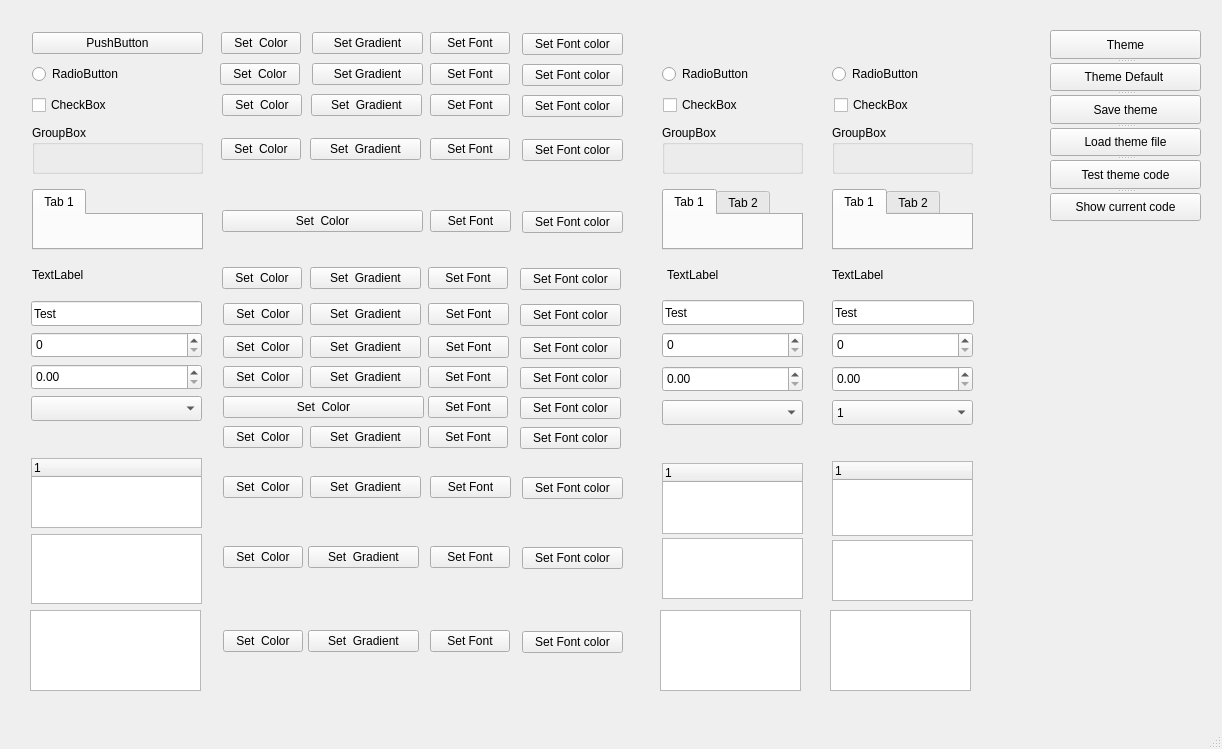
<?xml version="1.0" encoding="UTF-8"?>
<ui version="4.0">
 <class>MainWindow</class>
 <widget class="QMainWindow" name="MainWindow">
  <property name="geometry">
   <rect>
    <x>0</x>
    <y>0</y>
    <width>1222</width>
    <height>749</height>
   </rect>
  </property>
  <property name="windowTitle">
   <string>MainWindow</string>
  </property>
  <widget class="QWidget" name="centralwidget">
   <widget class="QWidget" name="widget_2" native="true">
    <property name="geometry">
     <rect>
      <x>662</x>
      <y>430</y>
      <width>141</width>
      <height>20</height>
     </rect>
    </property>
   </widget>
   <widget class="QLabel" name="label">
    <property name="geometry">
     <rect>
      <x>32</x>
      <y>267</y>
      <width>171</width>
      <height>16</height>
     </rect>
    </property>
    <property name="text">
     <string>TextLabel</string>
    </property>
   </widget>
   <widget class="QPushButton" name="btn_treeWidgetColor">
    <property name="geometry">
     <rect>
      <x>223</x>
      <y>476</y>
      <width>80</width>
      <height>22</height>
     </rect>
    </property>
    <property name="text">
     <string>Set  Color</string>
    </property>
   </widget>
   <widget class="QCheckBox" name="checkBox">
    <property name="geometry">
     <rect>
      <x>32</x>
      <y>95</y>
      <width>171</width>
      <height>20</height>
     </rect>
    </property>
    <property name="text">
     <string>CheckBox</string>
    </property>
   </widget>
   <widget class="QPushButton" name="btn_widgetColor">
    <property name="geometry">
     <rect>
      <x>223</x>
      <y>426</y>
      <width>80</width>
      <height>22</height>
     </rect>
    </property>
    <property name="text">
     <string>Set  Color</string>
    </property>
   </widget>
   <widget class="QPushButton" name="btn_TextlableColor">
    <property name="geometry">
     <rect>
      <x>222</x>
      <y>267</y>
      <width>80</width>
      <height>22</height>
     </rect>
    </property>
    <property name="styleSheet">
     <string notr="true"/>
    </property>
    <property name="text">
     <string>Set  Color</string>
    </property>
   </widget>
   <widget class="QSpinBox" name="spinBox">
    <property name="geometry">
     <rect>
      <x>31</x>
      <y>332</y>
      <width>171</width>
      <height>26</height>
     </rect>
    </property>
   </widget>
   <widget class="QPushButton" name="btn_LineEditColor">
    <property name="geometry">
     <rect>
      <x>223</x>
      <y>303</y>
      <width>80</width>
      <height>22</height>
     </rect>
    </property>
    <property name="text">
     <string>Set  Color</string>
    </property>
   </widget>
   <widget class="QTableView" name="tableView">
    <property name="geometry">
     <rect>
      <x>31</x>
      <y>534</y>
      <width>171</width>
      <height>70</height>
     </rect>
    </property>
   </widget>
   <widget class="QPushButton" name="btn_RadioButtonColor">
    <property name="geometry">
     <rect>
      <x>220</x>
      <y>63</y>
      <width>80</width>
      <height>22</height>
     </rect>
    </property>
    <property name="text">
     <string>Set  Color</string>
    </property>
   </widget>
   <widget class="QGroupBox" name="groupBox">
    <property name="geometry">
     <rect>
      <x>32</x>
      <y>125</y>
      <width>171</width>
      <height>49</height>
     </rect>
    </property>
    <property name="title">
     <string>GroupBox</string>
    </property>
   </widget>
   <widget class="QPushButton" name="btn_GroupBoxColor">
    <property name="geometry">
     <rect>
      <x>221</x>
      <y>138</y>
      <width>80</width>
      <height>22</height>
     </rect>
    </property>
    <property name="text">
     <string>Set  Color</string>
    </property>
   </widget>
   <widget class="QTabWidget" name="tabWidget">
    <property name="geometry">
     <rect>
      <x>32</x>
      <y>189</y>
      <width>171</width>
      <height>61</height>
     </rect>
    </property>
    <property name="styleSheet">
     <string notr="true"/>
    </property>
    <property name="currentIndex">
     <number>0</number>
    </property>
    <widget class="QWidget" name="tab">
     <attribute name="title">
      <string>Tab 1</string>
     </attribute>
    </widget>
   </widget>
   <widget class="QPushButton" name="btn_CheckBoxColor">
    <property name="geometry">
     <rect>
      <x>222</x>
      <y>94</y>
      <width>80</width>
      <height>22</height>
     </rect>
    </property>
    <property name="text">
     <string>Set  Color</string>
    </property>
   </widget>
   <widget class="QPushButton" name="btn_tabWidgetColor">
    <property name="geometry">
     <rect>
      <x>222</x>
      <y>210</y>
      <width>201</width>
      <height>22</height>
     </rect>
    </property>
    <property name="styleSheet">
     <string notr="true"/>
    </property>
    <property name="text">
     <string>Set  Color</string>
    </property>
   </widget>
   <widget class="QTreeWidget" name="treeWidget">
    <property name="geometry">
     <rect>
      <x>31</x>
      <y>458</y>
      <width>171</width>
      <height>70</height>
     </rect>
    </property>
    <property name="styleSheet">
     <string notr="true"/>
    </property>
    <column>
     <property name="text">
      <string notr="true">1</string>
     </property>
    </column>
   </widget>
   <widget class="QPushButton" name="btn_comboBoxColor">
    <property name="geometry">
     <rect>
      <x>223</x>
      <y>396</y>
      <width>201</width>
      <height>22</height>
     </rect>
    </property>
    <property name="text">
     <string>Set  Color</string>
    </property>
   </widget>
   <widget class="QPushButton" name="btn_doubleSpinBoxColor">
    <property name="geometry">
     <rect>
      <x>223</x>
      <y>366</y>
      <width>80</width>
      <height>22</height>
     </rect>
    </property>
    <property name="text">
     <string>Set  Color</string>
    </property>
   </widget>
   <widget class="QLineEdit" name="lineEdit">
    <property name="geometry">
     <rect>
      <x>31</x>
      <y>301</y>
      <width>171</width>
      <height>25</height>
     </rect>
    </property>
    <property name="text">
     <string>Test</string>
    </property>
   </widget>
   <widget class="QPushButton" name="btn_tableViewColor">
    <property name="geometry">
     <rect>
      <x>223</x>
      <y>546</y>
      <width>80</width>
      <height>22</height>
     </rect>
    </property>
    <property name="text">
     <string>Set  Color</string>
    </property>
   </widget>
   <widget class="QDoubleSpinBox" name="doubleSpinBox">
    <property name="geometry">
     <rect>
      <x>31</x>
      <y>364</y>
      <width>171</width>
      <height>26</height>
     </rect>
    </property>
    <property name="styleSheet">
     <string notr="true"/>
    </property>
   </widget>
   <widget class="QWidget" name="widget" native="true">
    <property name="geometry">
     <rect>
      <x>31</x>
      <y>427</y>
      <width>161</width>
      <height>25</height>
     </rect>
    </property>
   </widget>
   <widget class="QRadioButton" name="radioButton">
    <property name="geometry">
     <rect>
      <x>32</x>
      <y>64</y>
      <width>171</width>
      <height>20</height>
     </rect>
    </property>
    <property name="autoFillBackground">
     <bool>false</bool>
    </property>
    <property name="styleSheet">
     <string notr="true"/>
    </property>
    <property name="text">
     <string>RadioButton</string>
    </property>
   </widget>
   <widget class="QPushButton" name="btn_spinBoxColor">
    <property name="geometry">
     <rect>
      <x>223</x>
      <y>336</y>
      <width>80</width>
      <height>22</height>
     </rect>
    </property>
    <property name="text">
     <string>Set  Color</string>
    </property>
   </widget>
   <widget class="QPushButton" name="pushButton">
    <property name="geometry">
     <rect>
      <x>32</x>
      <y>32</y>
      <width>171</width>
      <height>22</height>
     </rect>
    </property>
    <property name="text">
     <string>PushButton</string>
    </property>
   </widget>
   <widget class="QComboBox" name="comboBox">
    <property name="geometry">
     <rect>
      <x>31</x>
      <y>396</y>
      <width>171</width>
      <height>25</height>
     </rect>
    </property>
    <property name="styleSheet">
     <string notr="true"/>
    </property>
   </widget>
   <widget class="QPushButton" name="btn_PushButtonColor">
    <property name="geometry">
     <rect>
      <x>221</x>
      <y>32</y>
      <width>80</width>
      <height>22</height>
     </rect>
    </property>
    <property name="text">
     <string>Set  Color</string>
    </property>
   </widget>
   <widget class="QTableView" name="tableView_3">
    <property name="geometry">
     <rect>
      <x>832</x>
      <y>540</y>
      <width>141</width>
      <height>61</height>
     </rect>
    </property>
   </widget>
   <widget class="QTableView" name="tableView_2">
    <property name="geometry">
     <rect>
      <x>662</x>
      <y>538</y>
      <width>141</width>
      <height>61</height>
     </rect>
    </property>
   </widget>
   <widget class="QCheckBox" name="checkBox_2">
    <property name="geometry">
     <rect>
      <x>663</x>
      <y>95</y>
      <width>141</width>
      <height>20</height>
     </rect>
    </property>
    <property name="text">
     <string>CheckBox</string>
    </property>
   </widget>
   <widget class="QCheckBox" name="checkBox_3">
    <property name="geometry">
     <rect>
      <x>834</x>
      <y>95</y>
      <width>141</width>
      <height>20</height>
     </rect>
    </property>
    <property name="text">
     <string>CheckBox</string>
    </property>
   </widget>
   <widget class="QDoubleSpinBox" name="doubleSpinBox_2">
    <property name="geometry">
     <rect>
      <x>662</x>
      <y>366</y>
      <width>141</width>
      <height>26</height>
     </rect>
    </property>
   </widget>
   <widget class="QDoubleSpinBox" name="doubleSpinBox_3">
    <property name="geometry">
     <rect>
      <x>832</x>
      <y>366</y>
      <width>141</width>
      <height>26</height>
     </rect>
    </property>
   </widget>
   <widget class="QGroupBox" name="groupBox_2">
    <property name="geometry">
     <rect>
      <x>662</x>
      <y>125</y>
      <width>141</width>
      <height>49</height>
     </rect>
    </property>
    <property name="title">
     <string>GroupBox</string>
    </property>
   </widget>
   <widget class="QGroupBox" name="groupBox_3">
    <property name="geometry">
     <rect>
      <x>832</x>
      <y>125</y>
      <width>141</width>
      <height>49</height>
     </rect>
    </property>
    <property name="title">
     <string>GroupBox</string>
    </property>
   </widget>
   <widget class="QSpinBox" name="spinBox_2">
    <property name="geometry">
     <rect>
      <x>662</x>
      <y>332</y>
      <width>141</width>
      <height>26</height>
     </rect>
    </property>
   </widget>
   <widget class="QSpinBox" name="spinBox_3">
    <property name="geometry">
     <rect>
      <x>832</x>
      <y>332</y>
      <width>141</width>
      <height>26</height>
     </rect>
    </property>
   </widget>
   <widget class="QLineEdit" name="lineEdit_3">
    <property name="geometry">
     <rect>
      <x>832</x>
      <y>300</y>
      <width>142</width>
      <height>25</height>
     </rect>
    </property>
    <property name="text">
     <string>Test</string>
    </property>
   </widget>
   <widget class="QLineEdit" name="lineEdit_2">
    <property name="geometry">
     <rect>
      <x>662</x>
      <y>300</y>
      <width>142</width>
      <height>25</height>
     </rect>
    </property>
    <property name="text">
     <string>Test</string>
    </property>
   </widget>
   <widget class="QTreeWidget" name="treeWidget_3">
    <property name="geometry">
     <rect>
      <x>832</x>
      <y>461</y>
      <width>141</width>
      <height>75</height>
     </rect>
    </property>
    <column>
     <property name="text">
      <string notr="true">1</string>
     </property>
    </column>
   </widget>
   <widget class="QTreeWidget" name="treeWidget_2">
    <property name="geometry">
     <rect>
      <x>662</x>
      <y>463</y>
      <width>141</width>
      <height>71</height>
     </rect>
    </property>
    <property name="styleSheet">
     <string notr="true"/>
    </property>
    <column>
     <property name="text">
      <string notr="true">1</string>
     </property>
    </column>
   </widget>
   <widget class="QLabel" name="label_2">
    <property name="geometry">
     <rect>
      <x>667</x>
      <y>267</y>
      <width>131</width>
      <height>16</height>
     </rect>
    </property>
    <property name="text">
     <string>TextLabel</string>
    </property>
   </widget>
   <widget class="QLabel" name="label_3">
    <property name="geometry">
     <rect>
      <x>832</x>
      <y>267</y>
      <width>141</width>
      <height>16</height>
     </rect>
    </property>
    <property name="text">
     <string>TextLabel</string>
    </property>
   </widget>
   <widget class="QRadioButton" name="radioButton_4">
    <property name="geometry">
     <rect>
      <x>832</x>
      <y>64</y>
      <width>141</width>
      <height>20</height>
     </rect>
    </property>
    <property name="text">
     <string>RadioButton</string>
    </property>
   </widget>
   <widget class="QRadioButton" name="radioButton_3">
    <property name="geometry">
     <rect>
      <x>662</x>
      <y>64</y>
      <width>141</width>
      <height>20</height>
     </rect>
    </property>
    <property name="text">
     <string>RadioButton</string>
    </property>
   </widget>
   <widget class="QTabWidget" name="tabWidget_2">
    <property name="geometry">
     <rect>
      <x>662</x>
      <y>189</y>
      <width>141</width>
      <height>61</height>
     </rect>
    </property>
    <property name="currentIndex">
     <number>0</number>
    </property>
    <widget class="QWidget" name="tab_2">
     <attribute name="title">
      <string>Tab 1</string>
     </attribute>
    </widget>
    <widget class="QWidget" name="tab_3">
     <attribute name="title">
      <string>Tab 2</string>
     </attribute>
    </widget>
   </widget>
   <widget class="QTabWidget" name="tabWidget_3">
    <property name="geometry">
     <rect>
      <x>832</x>
      <y>189</y>
      <width>141</width>
      <height>61</height>
     </rect>
    </property>
    <property name="styleSheet">
     <string notr="true"/>
    </property>
    <widget class="QWidget" name="tab_6">
     <attribute name="title">
      <string>Tab 1</string>
     </attribute>
    </widget>
    <widget class="QWidget" name="tab_7">
     <attribute name="title">
      <string>Tab 2</string>
     </attribute>
    </widget>
   </widget>
   <widget class="QComboBox" name="comboBox_2">
    <property name="geometry">
     <rect>
      <x>662</x>
      <y>400</y>
      <width>141</width>
      <height>25</height>
     </rect>
    </property>
   </widget>
   <widget class="QComboBox" name="comboBox_3">
    <property name="geometry">
     <rect>
      <x>832</x>
      <y>400</y>
      <width>141</width>
      <height>25</height>
     </rect>
    </property>
    <item>
     <property name="text">
      <string>1</string>
     </property>
    </item>
    <item>
     <property name="text">
      <string>2</string>
     </property>
    </item>
    <item>
     <property name="text">
      <string>3</string>
     </property>
    </item>
    <item>
     <property name="text">
      <string>4444444</string>
     </property>
    </item>
   </widget>
   <widget class="QPushButton" name="btn_LineEditFont">
    <property name="geometry">
     <rect>
      <x>428</x>
      <y>303</y>
      <width>81</width>
      <height>22</height>
     </rect>
    </property>
    <property name="text">
     <string>Set Font</string>
    </property>
   </widget>
   <widget class="QPushButton" name="btn_PushButtonFont">
    <property name="geometry">
     <rect>
      <x>430</x>
      <y>32</y>
      <width>80</width>
      <height>22</height>
     </rect>
    </property>
    <property name="text">
     <string>Set Font</string>
    </property>
   </widget>
   <widget class="QPushButton" name="btn_RadioButtonFont">
    <property name="geometry">
     <rect>
      <x>430</x>
      <y>63</y>
      <width>80</width>
      <height>22</height>
     </rect>
    </property>
    <property name="text">
     <string>Set Font</string>
    </property>
   </widget>
   <widget class="QPushButton" name="btn_CheckBoxFont">
    <property name="geometry">
     <rect>
      <x>430</x>
      <y>94</y>
      <width>80</width>
      <height>22</height>
     </rect>
    </property>
    <property name="text">
     <string>Set Font</string>
    </property>
   </widget>
   <widget class="QPushButton" name="btn_GroupBoxFont">
    <property name="geometry">
     <rect>
      <x>430</x>
      <y>138</y>
      <width>80</width>
      <height>22</height>
     </rect>
    </property>
    <property name="text">
     <string>Set Font</string>
    </property>
   </widget>
   <widget class="QPushButton" name="btn_tabWidgetFont">
    <property name="geometry">
     <rect>
      <x>430</x>
      <y>210</y>
      <width>81</width>
      <height>22</height>
     </rect>
    </property>
    <property name="styleSheet">
     <string notr="true"/>
    </property>
    <property name="text">
     <string>Set Font</string>
    </property>
   </widget>
   <widget class="QPushButton" name="btn_TextlableFont">
    <property name="geometry">
     <rect>
      <x>428</x>
      <y>267</y>
      <width>80</width>
      <height>22</height>
     </rect>
    </property>
    <property name="text">
     <string>Set Font</string>
    </property>
   </widget>
   <widget class="QPushButton" name="btn_spinBoxFont">
    <property name="geometry">
     <rect>
      <x>428</x>
      <y>336</y>
      <width>81</width>
      <height>22</height>
     </rect>
    </property>
    <property name="text">
     <string>Set Font</string>
    </property>
   </widget>
   <widget class="QPushButton" name="btn_doubleSpinBoxFont">
    <property name="geometry">
     <rect>
      <x>428</x>
      <y>366</y>
      <width>80</width>
      <height>22</height>
     </rect>
    </property>
    <property name="text">
     <string>Set Font</string>
    </property>
   </widget>
   <widget class="QPushButton" name="btn_comboBoxFont">
    <property name="geometry">
     <rect>
      <x>428</x>
      <y>396</y>
      <width>80</width>
      <height>22</height>
     </rect>
    </property>
    <property name="text">
     <string>Set Font</string>
    </property>
   </widget>
   <widget class="QPushButton" name="btn_widgetFont">
    <property name="geometry">
     <rect>
      <x>428</x>
      <y>426</y>
      <width>80</width>
      <height>22</height>
     </rect>
    </property>
    <property name="text">
     <string>Set Font</string>
    </property>
   </widget>
   <widget class="QPushButton" name="btn_treeWidgetFont">
    <property name="geometry">
     <rect>
      <x>430</x>
      <y>476</y>
      <width>81</width>
      <height>22</height>
     </rect>
    </property>
    <property name="text">
     <string>Set Font</string>
    </property>
   </widget>
   <widget class="QPushButton" name="btn_tableViewFont">
    <property name="geometry">
     <rect>
      <x>430</x>
      <y>546</y>
      <width>80</width>
      <height>22</height>
     </rect>
    </property>
    <property name="text">
     <string>Set Font</string>
    </property>
   </widget>
   <widget class="QPushButton" name="btn_PushButtonGradient">
    <property name="geometry">
     <rect>
      <x>312</x>
      <y>32</y>
      <width>111</width>
      <height>22</height>
     </rect>
    </property>
    <property name="text">
     <string>Set Gradient</string>
    </property>
   </widget>
   <widget class="QPushButton" name="btn_widgetGradient">
    <property name="geometry">
     <rect>
      <x>310</x>
      <y>426</y>
      <width>111</width>
      <height>22</height>
     </rect>
    </property>
    <property name="text">
     <string>Set  Gradient</string>
    </property>
   </widget>
   <widget class="QPushButton" name="btn_treeWidgetGradient">
    <property name="geometry">
     <rect>
      <x>310</x>
      <y>476</y>
      <width>111</width>
      <height>22</height>
     </rect>
    </property>
    <property name="text">
     <string>Set  Gradient</string>
    </property>
   </widget>
   <widget class="QPushButton" name="btn_tableViewGradient">
    <property name="geometry">
     <rect>
      <x>308</x>
      <y>546</y>
      <width>111</width>
      <height>22</height>
     </rect>
    </property>
    <property name="text">
     <string>Set  Gradient</string>
    </property>
   </widget>
   <widget class="QPushButton" name="btn_TextlableGradient">
    <property name="geometry">
     <rect>
      <x>310</x>
      <y>267</y>
      <width>111</width>
      <height>22</height>
     </rect>
    </property>
    <property name="text">
     <string>Set  Gradient</string>
    </property>
   </widget>
   <widget class="QPushButton" name="btn_RadioButtonGradient">
    <property name="geometry">
     <rect>
      <x>312</x>
      <y>63</y>
      <width>111</width>
      <height>22</height>
     </rect>
    </property>
    <property name="text">
     <string>Set Gradient</string>
    </property>
   </widget>
   <widget class="QPushButton" name="btn_CheckBoxGradient">
    <property name="geometry">
     <rect>
      <x>311</x>
      <y>94</y>
      <width>111</width>
      <height>22</height>
     </rect>
    </property>
    <property name="text">
     <string>Set  Gradient</string>
    </property>
   </widget>
   <widget class="QPushButton" name="btn_LineEditGradient">
    <property name="geometry">
     <rect>
      <x>310</x>
      <y>303</y>
      <width>111</width>
      <height>22</height>
     </rect>
    </property>
    <property name="text">
     <string>Set  Gradient</string>
    </property>
   </widget>
   <widget class="QPushButton" name="btn_doubleSpinBoxGradient">
    <property name="geometry">
     <rect>
      <x>310</x>
      <y>366</y>
      <width>111</width>
      <height>22</height>
     </rect>
    </property>
    <property name="text">
     <string>Set  Gradient</string>
    </property>
   </widget>
   <widget class="QPushButton" name="btn_GroupBoxGradient">
    <property name="geometry">
     <rect>
      <x>310</x>
      <y>138</y>
      <width>111</width>
      <height>22</height>
     </rect>
    </property>
    <property name="text">
     <string>Set  Gradient</string>
    </property>
   </widget>
   <widget class="QPushButton" name="btn_spinBoxGradient">
    <property name="geometry">
     <rect>
      <x>310</x>
      <y>336</y>
      <width>111</width>
      <height>22</height>
     </rect>
    </property>
    <property name="text">
     <string>Set  Gradient</string>
    </property>
   </widget>
   <widget class="QTreeView" name="treeView">
    <property name="geometry">
     <rect>
      <x>30</x>
      <y>610</y>
      <width>171</width>
      <height>81</height>
     </rect>
    </property>
   </widget>
   <widget class="QPushButton" name="btn_treeViewColor">
    <property name="geometry">
     <rect>
      <x>223</x>
      <y>630</y>
      <width>80</width>
      <height>22</height>
     </rect>
    </property>
    <property name="text">
     <string>Set  Color</string>
    </property>
   </widget>
   <widget class="QPushButton" name="btn_treeViewGradient">
    <property name="geometry">
     <rect>
      <x>308</x>
      <y>630</y>
      <width>111</width>
      <height>22</height>
     </rect>
    </property>
    <property name="text">
     <string>Set  Gradient</string>
    </property>
   </widget>
   <widget class="QPushButton" name="btn_treeViewFont">
    <property name="geometry">
     <rect>
      <x>430</x>
      <y>630</y>
      <width>80</width>
      <height>22</height>
     </rect>
    </property>
    <property name="text">
     <string>Set Font</string>
    </property>
   </widget>
   <widget class="QTreeView" name="treeView_2">
    <property name="geometry">
     <rect>
      <x>660</x>
      <y>610</y>
      <width>141</width>
      <height>81</height>
     </rect>
    </property>
   </widget>
   <widget class="QTreeView" name="treeView_3">
    <property name="geometry">
     <rect>
      <x>830</x>
      <y>610</y>
      <width>141</width>
      <height>81</height>
     </rect>
    </property>
   </widget>
   <widget class="QPushButton" name="btn_CheckBoxFontColor">
    <property name="geometry">
     <rect>
      <x>522</x>
      <y>95</y>
      <width>101</width>
      <height>22</height>
     </rect>
    </property>
    <property name="text">
     <string>Set Font color</string>
    </property>
   </widget>
   <widget class="QPushButton" name="btn_tableViewFontColor">
    <property name="geometry">
     <rect>
      <x>522</x>
      <y>547</y>
      <width>101</width>
      <height>22</height>
     </rect>
    </property>
    <property name="text">
     <string>Set Font color</string>
    </property>
   </widget>
   <widget class="QPushButton" name="btn_tabWidgetFontColor">
    <property name="geometry">
     <rect>
      <x>522</x>
      <y>211</y>
      <width>101</width>
      <height>22</height>
     </rect>
    </property>
    <property name="styleSheet">
     <string notr="true"/>
    </property>
    <property name="text">
     <string>Set Font color</string>
    </property>
   </widget>
   <widget class="QPushButton" name="btn_treeViewFontColor">
    <property name="geometry">
     <rect>
      <x>522</x>
      <y>631</y>
      <width>101</width>
      <height>22</height>
     </rect>
    </property>
    <property name="text">
     <string>Set Font color</string>
    </property>
   </widget>
   <widget class="QPushButton" name="btn_widgetFontColor">
    <property name="geometry">
     <rect>
      <x>520</x>
      <y>427</y>
      <width>101</width>
      <height>22</height>
     </rect>
    </property>
    <property name="text">
     <string>Set Font color</string>
    </property>
   </widget>
   <widget class="QPushButton" name="btn_TextlableFontColor">
    <property name="geometry">
     <rect>
      <x>520</x>
      <y>268</y>
      <width>101</width>
      <height>22</height>
     </rect>
    </property>
    <property name="text">
     <string>Set Font color</string>
    </property>
   </widget>
   <widget class="QPushButton" name="btn_LineEditFontColor">
    <property name="geometry">
     <rect>
      <x>520</x>
      <y>304</y>
      <width>101</width>
      <height>22</height>
     </rect>
    </property>
    <property name="text">
     <string>Set Font color</string>
    </property>
   </widget>
   <widget class="QPushButton" name="btn_RadioButtonFontColor">
    <property name="geometry">
     <rect>
      <x>522</x>
      <y>64</y>
      <width>101</width>
      <height>22</height>
     </rect>
    </property>
    <property name="text">
     <string>Set Font color</string>
    </property>
   </widget>
   <widget class="QPushButton" name="btn_treeWidgetFontColor">
    <property name="geometry">
     <rect>
      <x>522</x>
      <y>477</y>
      <width>101</width>
      <height>22</height>
     </rect>
    </property>
    <property name="text">
     <string>Set Font color</string>
    </property>
   </widget>
   <widget class="QPushButton" name="btn_GroupBoxFontColor">
    <property name="geometry">
     <rect>
      <x>522</x>
      <y>139</y>
      <width>101</width>
      <height>22</height>
     </rect>
    </property>
    <property name="text">
     <string>Set Font color</string>
    </property>
   </widget>
   <widget class="QPushButton" name="btn_comboBoxFontColor">
    <property name="geometry">
     <rect>
      <x>520</x>
      <y>397</y>
      <width>101</width>
      <height>22</height>
     </rect>
    </property>
    <property name="text">
     <string>Set Font color</string>
    </property>
   </widget>
   <widget class="QPushButton" name="btn_spinBoxFontColor">
    <property name="geometry">
     <rect>
      <x>520</x>
      <y>337</y>
      <width>101</width>
      <height>22</height>
     </rect>
    </property>
    <property name="text">
     <string>Set Font color</string>
    </property>
   </widget>
   <widget class="QPushButton" name="btn_PushButtonFontColor">
    <property name="geometry">
     <rect>
      <x>522</x>
      <y>33</y>
      <width>101</width>
      <height>22</height>
     </rect>
    </property>
    <property name="text">
     <string>Set Font color</string>
    </property>
   </widget>
   <widget class="QPushButton" name="btn_doubleSpinBoxFontColor">
    <property name="geometry">
     <rect>
      <x>520</x>
      <y>367</y>
      <width>101</width>
      <height>22</height>
     </rect>
    </property>
    <property name="text">
     <string>Set Font color</string>
    </property>
   </widget>
   <widget class="QSplitter" name="splitter">
    <property name="geometry">
     <rect>
      <x>1050</x>
      <y>30</y>
      <width>151</width>
      <height>191</height>
     </rect>
    </property>
    <property name="orientation">
     <enum>Qt::Vertical</enum>
    </property>
    <widget class="QPushButton" name="btn_setTheme">
     <property name="toolTip">
      <string>CTRL+R</string>
     </property>
     <property name="text">
      <string>Theme</string>
     </property>
    </widget>
    <widget class="QPushButton" name="btn_ThemeDefault">
     <property name="text">
      <string>Theme Default </string>
     </property>
    </widget>
    <widget class="QPushButton" name="btn_saveTheme">
     <property name="toolTip">
      <string>CTRL+S</string>
     </property>
     <property name="text">
      <string>Save theme</string>
     </property>
    </widget>
    <widget class="QPushButton" name="btn_loadTheme">
     <property name="toolTip">
      <string>CTRL+O</string>
     </property>
     <property name="text">
      <string>Load theme file</string>
     </property>
    </widget>
    <widget class="QPushButton" name="btn_testThemeCode">
     <property name="toolTip">
      <string>CTRL+T</string>
     </property>
     <property name="text">
      <string>Test theme code</string>
     </property>
    </widget>
    <widget class="QPushButton" name="btn_ShowCurrentCode">
     <property name="text">
      <string>Show current code</string>
     </property>
    </widget>
   </widget>
  </widget>
  <widget class="QMenuBar" name="menubar">
   <property name="geometry">
    <rect>
     <x>0</x>
     <y>0</y>
     <width>1222</width>
     <height>22</height>
    </rect>
   </property>
  </widget>
  <widget class="QStatusBar" name="statusbar"/>
 </widget>
 <resources/>
 <connections/>
</ui>
